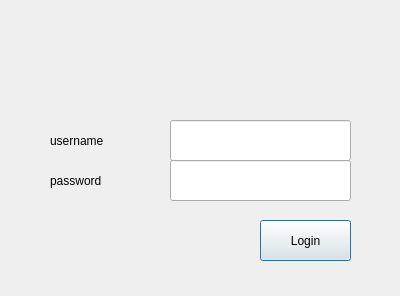
<?xml version="1.0" encoding="UTF-8"?>
<ui version="4.0">
 <class>LoginWindow</class>
 <widget class="QDialog" name="LoginWindow">
  <property name="geometry">
   <rect>
    <x>0</x>
    <y>0</y>
    <width>400</width>
    <height>296</height>
   </rect>
  </property>
  <property name="windowTitle">
   <string>Dialog</string>
  </property>
  <widget class="QLineEdit" name="usernameBox">
   <property name="geometry">
    <rect>
     <x>170</x>
     <y>120</y>
     <width>181</width>
     <height>41</height>
    </rect>
   </property>
  </widget>
  <widget class="QLineEdit" name="passwordBox">
   <property name="geometry">
    <rect>
     <x>170</x>
     <y>160</y>
     <width>181</width>
     <height>41</height>
    </rect>
   </property>
   <property name="echoMode">
    <enum>QLineEdit::Password</enum>
   </property>
  </widget>
  <widget class="QLabel" name="ulabel">
   <property name="geometry">
    <rect>
     <x>50</x>
     <y>120</y>
     <width>121</width>
     <height>41</height>
    </rect>
   </property>
   <property name="text">
    <string>username</string>
   </property>
  </widget>
  <widget class="QLabel" name="plabel">
   <property name="geometry">
    <rect>
     <x>50</x>
     <y>160</y>
     <width>121</width>
     <height>41</height>
    </rect>
   </property>
   <property name="text">
    <string>password</string>
   </property>
  </widget>
  <widget class="QPushButton" name="loginButton">
   <property name="geometry">
    <rect>
     <x>260</x>
     <y>220</y>
     <width>91</width>
     <height>41</height>
    </rect>
   </property>
   <property name="text">
    <string>Login</string>
   </property>
  </widget>
  <widget class="QLabel" name="errorLabel">
   <property name="geometry">
    <rect>
     <x>50</x>
     <y>40</y>
     <width>301</width>
     <height>41</height>
    </rect>
   </property>
   <property name="text">
    <string/>
   </property>
  </widget>
 </widget>
 <resources/>
 <connections/>
</ui>
